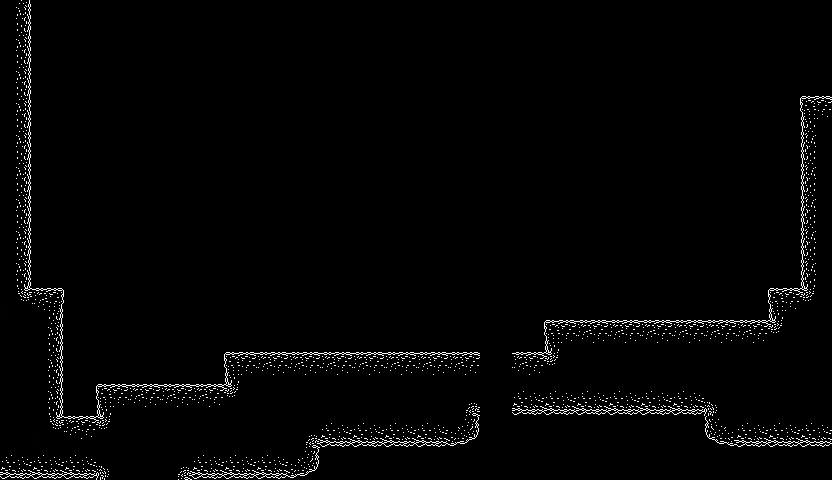

Tiled map render using the project's own tile images. Description and the whole map definition, tile-layer contents included, below:
An orthogonal 26x15 tile map with 32x32 px tiles, 2 tile layers (BackGround, Playable).

<map version="1.10" tiledversion="1.10.2" orientation="orthogonal" renderorder="right-down" width="26" height="15" tilewidth="32" tileheight="32" infinite="0" nextlayerid="10" nextobjectid="7">
 <tileset firstgid="1" name="BaseSet" tilewidth="32" tileheight="32" tilecount="96" columns="96">
  <image source="lunar1b_tileset_singlefile_fixed.png" width="3072" height="32" />
  <wangsets>
   <wangset name="Terrain" type="corner" tile="-1">
    <wangcolor name="" color="#ff0000" tile="-1" probability="1" />
    <wangtile tileid="1" wangid="0,0,0,1,0,0,0,0" />
    <wangtile tileid="2" wangid="0,0,0,1,0,1,0,0" />
    <wangtile tileid="3" wangid="0,0,0,0,0,1,0,0" />
    <wangtile tileid="4" wangid="0,1,0,1,0,0,0,0" />
    <wangtile tileid="5" wangid="0,1,0,1,0,1,0,1" />
    <wangtile tileid="6" wangid="0,0,0,0,0,1,0,1" />
    <wangtile tileid="7" wangid="0,1,0,0,0,0,0,0" />
    <wangtile tileid="8" wangid="0,1,0,0,0,0,0,1" />
    <wangtile tileid="9" wangid="0,0,0,0,0,0,0,1" />
    <wangtile tileid="54" wangid="0,1,0,0,0,1,0,1" />
    <wangtile tileid="55" wangid="0,0,0,1,0,1,0,1" />
    <wangtile tileid="57" wangid="0,1,0,1,0,1,0,0" />
    <wangtile tileid="95" wangid="0,1,0,1,0,0,0,1" />
   </wangset>
   <wangset name="Planet1" type="corner" tile="-1">
    <wangcolor name="" color="#ff0000" tile="-1" probability="1" />
    <wangtile tileid="21" wangid="0,1,0,1,0,0,0,0" />
    <wangtile tileid="22" wangid="0,1,0,1,0,1,0,1" />
    <wangtile tileid="23" wangid="0,0,0,0,0,1,0,1" />
    <wangtile tileid="27" wangid="0,1,0,0,0,0,0,0" />
    <wangtile tileid="28" wangid="0,1,0,0,0,0,0,1" />
    <wangtile tileid="29" wangid="0,0,0,0,0,0,0,1" />
    <wangtile tileid="33" wangid="0,0,0,1,0,0,0,0" />
    <wangtile tileid="34" wangid="0,0,0,1,0,1,0,0" />
    <wangtile tileid="35" wangid="0,0,0,0,0,1,0,0" />
   </wangset>
   <wangset name="Planet2" type="corner" tile="-1">
    <wangcolor name="" color="#ff0000" tile="-1" probability="1" />
    <wangtile tileid="24" wangid="0,1,0,1,0,0,0,0" />
    <wangtile tileid="25" wangid="0,1,0,1,0,1,0,1" />
    <wangtile tileid="26" wangid="0,0,0,0,0,1,0,1" />
    <wangtile tileid="30" wangid="0,1,0,0,0,0,0,0" />
    <wangtile tileid="31" wangid="0,1,0,0,0,0,0,1" />
    <wangtile tileid="32" wangid="0,0,0,0,0,0,0,1" />
    <wangtile tileid="36" wangid="0,0,0,1,0,0,0,0" />
    <wangtile tileid="37" wangid="0,0,0,1,0,1,0,0" />
    <wangtile tileid="38" wangid="0,0,0,0,0,1,0,0" />
   </wangset>
   <wangset name="PlatformEarth" type="edge" tile="-1">
    <wangcolor name="" color="#ff0000" tile="-1" probability="1" />
    <wangtile tileid="12" wangid="0,0,1,0,0,0,0,0" />
    <wangtile tileid="13" wangid="0,0,1,0,0,0,1,0" />
    <wangtile tileid="14" wangid="0,0,0,0,0,0,1,0" />
   </wangset>
   <wangset name="PlatformWalkWay" type="edge" tile="-1">
    <wangcolor name="" color="#ff0000" tile="-1" probability="1" />
    <wangtile tileid="49" wangid="0,0,1,0,0,0,0,0" />
    <wangtile tileid="50" wangid="0,0,1,0,0,0,1,0" />
    <wangtile tileid="51" wangid="0,0,0,0,0,0,1,0" />
    <wangtile tileid="52" wangid="0,0,1,0,0,0,1,0" />
   </wangset>
   <wangset name="AntennaTop" type="corner" tile="-1">
    <wangcolor name="" color="#ff0000" tile="-1" probability="1" />
    <wangtile tileid="39" wangid="0,1,0,0,0,0,0,0" />
    <wangtile tileid="40" wangid="0,0,0,0,0,0,0,1" />
    <wangtile tileid="43" wangid="0,0,0,1,0,0,0,0" />
    <wangtile tileid="44" wangid="0,0,0,0,0,1,0,0" />
   </wangset>
   <wangset name="AntennaBottom" type="corner" tile="-1">
    <wangcolor name="" color="#ff0000" tile="-1" probability="1" />
    <wangtile tileid="41" wangid="0,1,0,0,0,0,0,0" />
    <wangtile tileid="42" wangid="0,0,0,0,0,0,0,1" />
    <wangtile tileid="45" wangid="0,0,0,1,0,0,0,0" />
    <wangtile tileid="46" wangid="0,0,0,0,0,1,0,0" />
   </wangset>
   <wangset name="Transformer" type="edge" tile="-1">
    <wangcolor name="" color="#ff0000" tile="-1" probability="1" />
    <wangtile tileid="80" wangid="0,0,1,0,0,0,0,0" />
    <wangtile tileid="81" wangid="0,0,1,0,0,0,1,0" />
    <wangtile tileid="82" wangid="0,0,0,0,0,0,1,0" />
   </wangset>
  </wangsets>
 </tileset>
 <layer id="9" name="BackGround" width="26" height="15">
  <data encoding="csv">
0,0,0,0,0,0,0,0,0,0,0,0,0,0,0,0,0,0,0,0,0,0,0,0,0,0,
0,0,0,0,0,0,0,0,0,0,0,0,0,0,0,0,0,0,0,0,0,0,0,0,0,0,
0,0,0,0,0,0,0,0,0,0,0,0,0,0,0,0,0,0,0,0,0,0,0,0,0,0,
0,0,0,0,0,0,0,0,0,0,0,0,0,0,0,0,0,0,0,0,0,0,0,0,0,0,
0,0,0,0,0,0,0,0,0,0,0,0,0,0,0,0,0,0,0,0,0,0,0,0,0,0,
0,0,0,0,0,0,0,0,0,0,0,0,0,0,0,0,0,0,0,0,0,0,0,0,0,0,
0,0,0,0,0,0,0,0,0,0,0,0,0,0,0,0,0,0,0,0,0,0,0,0,0,0,
0,0,0,0,0,0,0,0,0,0,0,0,0,0,0,0,0,0,0,0,0,0,0,0,0,0,
0,0,0,0,0,0,0,0,0,0,0,0,0,0,0,0,0,0,0,0,0,0,0,0,0,0,
0,0,0,0,0,0,0,0,0,0,0,0,0,0,0,0,0,0,0,0,0,0,0,0,0,0,
0,0,0,0,0,0,0,0,0,0,0,0,0,0,0,0,0,0,0,0,0,0,0,0,0,0,
0,0,0,0,0,0,0,0,0,0,0,0,0,0,0,0,0,0,0,0,0,0,0,0,0,0,
0,0,0,0,0,0,0,0,0,0,0,0,0,0,0,0,0,0,0,0,0,0,0,0,0,0,
0,0,0,0,0,0,0,0,0,0,0,0,0,0,0,0,0,0,0,0,0,0,0,0,0,0,
0,0,0,0,0,0,0,0,0,0,0,0,0,0,0,0,0,0,0,0,0,0,0,0,0,0
</data>
 </layer>
 <layer id="1" name="Playable" class="Collidable" width="26" height="15">
  <properties>
   <property name="Collision" type="int" value="1" />
  </properties>
  <data encoding="csv">
7,0,0,0,0,0,0,0,0,0,0,0,0,0,0,0,0,0,0,0,0,0,0,0,0,0,
7,0,0,0,0,0,0,0,0,0,0,0,0,0,0,0,0,0,0,0,0,0,0,0,0,0,
7,0,0,0,0,0,0,0,0,0,0,0,0,0,0,0,0,0,0,0,0,0,0,0,0,0,
7,0,0,0,0,0,0,0,0,0,0,0,0,0,0,0,0,0,0,0,0,0,0,0,0,2,
7,0,0,0,0,0,0,0,0,0,0,0,0,0,0,0,0,0,0,0,0,0,0,0,0,5,
7,0,0,0,0,0,0,0,0,0,0,0,0,0,0,0,0,0,0,0,0,0,0,0,0,5,
7,0,0,0,0,0,0,0,0,0,0,0,0,0,0,0,0,0,0,0,0,0,0,0,0,5,
7,0,0,0,0,0,0,0,0,0,0,0,0,0,0,0,0,0,0,0,0,0,0,0,0,5,
7,0,0,0,0,0,0,0,0,0,0,0,0,0,0,0,0,0,0,0,0,0,0,0,0,5,
56,4,0,0,0,0,0,0,0,0,0,0,0,0,0,0,0,0,0,0,0,0,0,0,2,58,
6,7,0,0,0,0,0,0,0,0,0,0,0,0,0,0,0,2,3,3,3,3,3,3,58,6,
6,7,0,0,0,0,0,2,3,3,3,3,3,3,3,0,3,58,6,6,6,6,6,6,6,6,
6,7,0,2,3,3,3,58,6,6,6,6,6,6,55,0,9,9,9,9,9,9,96,6,6,6,
6,56,3,58,6,6,6,6,6,55,9,9,9,9,10,0,0,0,0,0,0,0,8,9,9,9,
9,9,9,96,6,55,9,9,9,10,0,0,0,0,0,0,0,0,0,0,0,0,0,0,0,0
</data>
 </layer>
</map>
